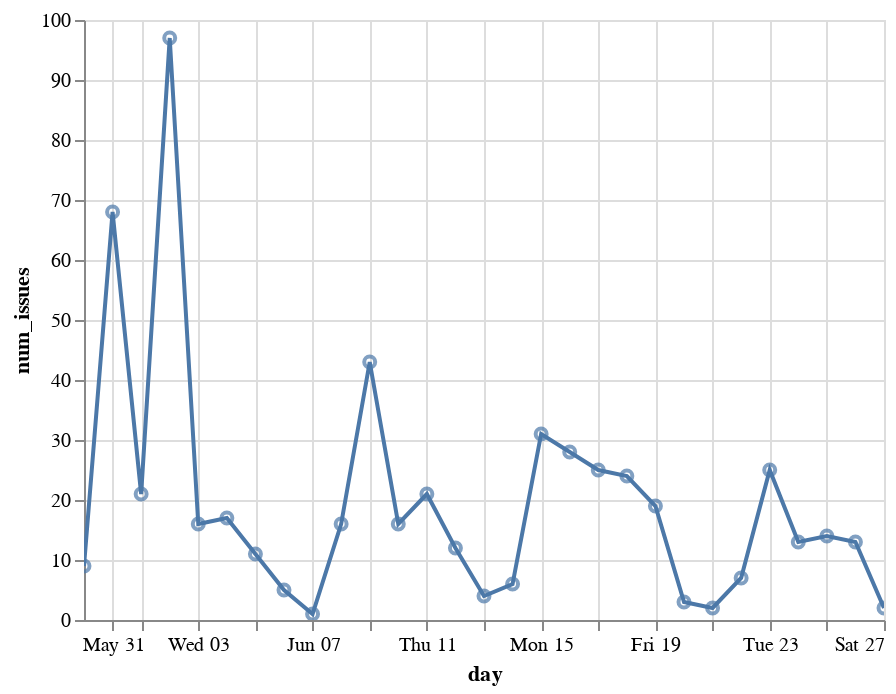

The cell this chart's notebook holds for it:
### Code cell
chart = alt.Chart(issue_counts)
line = chart.mark_line().encode(
  x=alt.X('day'),
  y=alt.Y('num_issues'),
)

point = line + line.mark_point()

point.interactive()

### Figure 1 — Vega-Lite specification as saved in the notebook (floating-point values rounded to 4 significant figures)
{"config": {"view": {"continuousWidth": 400, "continuousHeight": 300}}, "layer": [{"mark": "line", "encoding": {"x": {"type": "temporal", "field": "day"}, "y": {"type": "quantitative", "field": "num_issues"}}, "selection": {"selector002": {"type": "interval", "bind": "scales", "encodings": ["x", "y"]}}}, {"mark": "point", "encoding": {"x": {"type": "temporal", "field": "day"}, "y": {"type": "quantitative", "field": "num_issues"}}}], "data": {"name": "data-c7150b22979bc7f4006e7d6d8f40a5db"}, "$schema": "https://vega.github.io/schema/vega-lite/v4.0.2.json", "datasets": {"data-c7150b22979bc7f4006e7d6d8f40a5db": [{"day": "2020-05-30T00:00:00", "num_issues": 9}, {"day": "2020-05-31T00:00:00", "num_issues": 68}, {"day": "2020-06-01T00:00:00", "num_issues": 21}, {"day": "2020-06-02T00:00:00", "num_issues": 97}, {"day": "2020-06-03T00:00:00", "num_issues": 16}, {"day": "2020-06-04T00:00:00", "num_issues": 17}, {"day": "2020-06-05T00:00:00", "num_issues": 11}, {"day": "2020-06-06T00:00:00", "num_issues": 5}, {"day": "2020-06-07T00:00:00", "num_issues": 1}, {"day": "2020-06-08T00:00:00", "num_issues": 16}, {"day": "2020-06-09T00:00:00", "num_issues": 43}, {"day": "2020-06-10T00:00:00", "num_issues": 16}, {"day": "2020-06-11T00:00:00", "num_issues": 21}, {"day": "2020-06-12T00:00:00", "num_issues": 12}, {"day": "2020-06-13T00:00:00", "num_issues": 4}, {"day": "2020-06-14T00:00:00", "num_issues": 6}, {"day": "2020-06-15T00:00:00", "num_issues": 31}, {"day": "2020-06-16T00:00:00", "num_issues": 28}, {"day": "2020-06-17T00:00:00", "num_issues": 25}, {"day": "2020-06-18T00:00:00", "num_issues": 24}, {"day": "2020-06-19T00:00:00", "num_issues": 19}, {"day": "2020-06-20T00:00:00", "num_issues": 3}, {"day": "2020-06-21T00:00:00", "num_issues": 2}, {"day": "2020-06-22T00:00:00", "num_issues": 7}, {"day": "2020-06-23T00:00:00", "num_issues": 25}, {"day": "2020-06-24T00:00:00", "num_issues": 13}, {"day": "2020-06-25T00:00:00", "num_issues": 14}, {"day": "2020-06-26T00:00:00", "num_issues": 13}, {"day": "2020-06-27T00:00:00", "num_issues": 2}]}}
